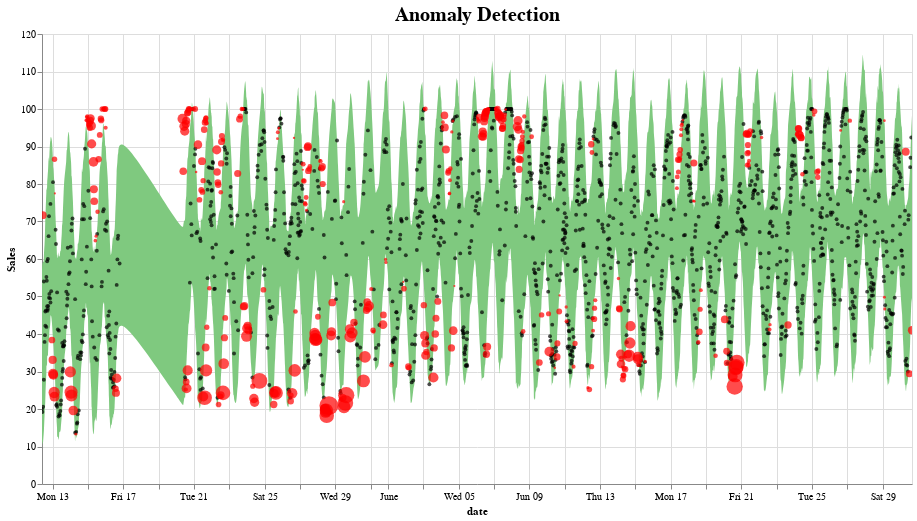

Source (notebook cell):
### Code cell
X_train = load_dataset("data/train999.csv")

df = pd.DataFrame({
    "ds": X_train.index,
    "y": X_train["meteo_humidity"].values,
})

m = Prophet().fit(df)
forecast = m.predict(df)
forecast["fact"] = df["y"].reset_index(drop=True)

pred = detect_anomalies(forecast)
plot_anomalies(pred)

# fig = m.plot(forecast)
# add_changepoints_to_plot(fig.gca(), m, forecast)

### Figure 1 — Vega-Lite specification as saved in the notebook (floating-point values rounded to 4 significant figures; data arrays with more than 128 entries replaced by an {"elided": "..."} marker saying what was removed)
{"config": {"view": {"continuousWidth": 300, "continuousHeight": 300}, "title": {"fontSize": 20}}, "layer": [{"data": {"name": "data-eacc51a828103fd1651026bbbba85c9d"}, "mark": {"type": "area", "color": "#7FC97F", "interpolate": "basis"}, "encoding": {"tooltip": [{"field": "ds", "type": "temporal"}, {"field": "fact", "type": "quantitative"}, {"field": "yhat_lower", "type": "quantitative"}, {"field": "yhat_upper", "type": "quantitative"}], "x": {"field": "ds", "title": "date", "type": "temporal"}, "y": {"field": "yhat_upper", "type": "quantitative"}, "y2": {"field": "yhat_lower"}}, "name": "view_4", "title": "Anomaly Detection"}, {"data": {"name": "data-ff3d62913d02b4984c288dc2a0032139"}, "mark": {"type": "circle", "color": "Black", "opacity": 0.7, "size": 15}, "encoding": {"tooltip": [{"field": "ds", "type": "temporal"}, {"field": "fact", "type": "quantitative"}, {"field": "yhat_lower", "type": "quantitative"}, {"field": "yhat_upper", "type": "quantitative"}], "x": {"field": "ds", "type": "temporal"}, "y": {"field": "fact", "title": "Sales", "type": "quantitative"}}, "name": "view_5"}, {"data": {"name": "data-744d468c8f95d78cf0c0c84bf8dc8c45"}, "mark": {"type": "circle", "color": "Red", "size": 30}, "encoding": {"size": {"field": "importance", "legend": null, "type": "quantitative"}, "tooltip": [{"field": "ds", "type": "temporal"}, {"field": "fact", "type": "quantitative"}, {"field": "yhat_lower", "type": "quantitative"}, {"field": "yhat_upper", "type": "quantitative"}], "x": {"field": "ds", "type": "temporal"}, "y": {"field": "fact", "title": "Sales", "type": "quantitative"}}, "name": "view_6"}], "height": 450, "params": [{"name": "param_4", "select": {"type": "interval", "encodings": ["x", "y"]}, "bind": "scales", "views": ["view_4"]}, {"name": "param_5", "select": {"type": "interval", "encodings": ["x", "y"]}, "bind": "scales", "views": ["view_5"]}, {"name": "param_6", "select": {"type": "interval", "encodings": ["x", "y"]}, "bind": "scales", "views": ["view_6"]}], "width": 870, "$schema": "https://vega.github.io/schema/vega-lite/v5.17.0.json", "datasets": {"data-eacc51a828103fd1651026bbbba85c9d": {"elided": "1940 records"}, "data-ff3d62913d02b4984c288dc2a0032139": {"elided": "1550 records"}, "data-744d468c8f95d78cf0c0c84bf8dc8c45": {"elided": "390 records"}}}
